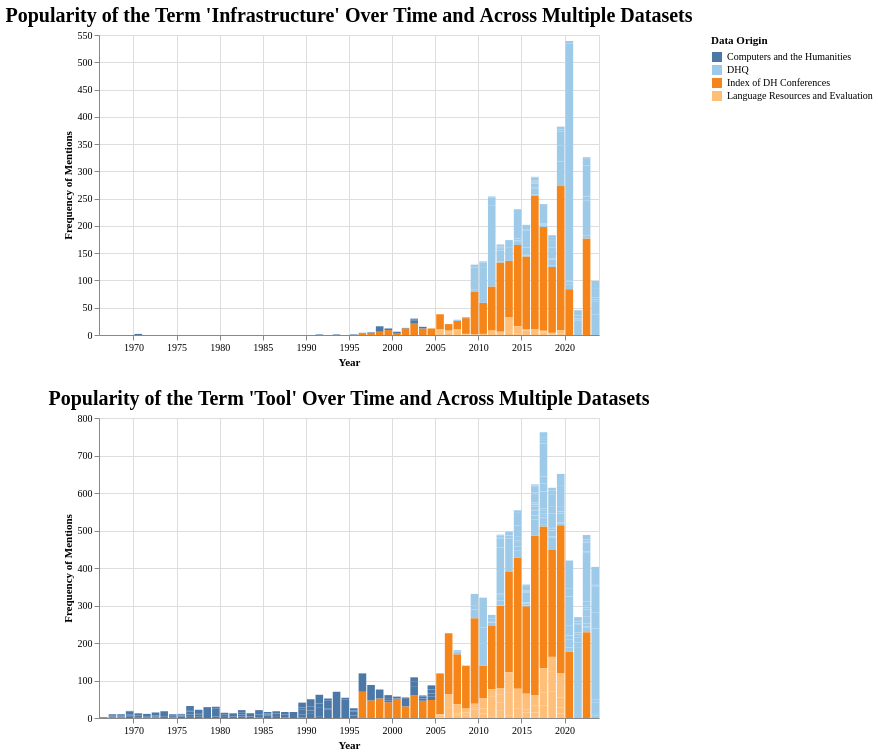

Source (Vega-Lite JSON):
### Vega-Lite specification from a JSON file in a GitHub repository (floating-point values rounded to 4 significant figures; data arrays with more than 128 entries replaced by an {"elided": "..."} marker saying what was removed)
{"config": {"view": {"continuousWidth": 300, "continuousHeight": 300}, "axis": {"labelFont": "Garamond", "titleFont": "Garamond"}, "legend": {"labelFont": "Garamond", "titleFont": "Garamond"}, "title": {"anchor": "middle", "font": "Garamond", "fontSize": 20}}, "vconcat": [{"data": {"name": "data-3f1975bdaad931304e0d3924aefda3aa"}, "mark": {"type": "bar"}, "encoding": {"color": {"field": "data_origin", "legend": {"labelLimit": 0, "symbolLimit": 0, "title": "Data Origin"}, "scale": {"scheme": "tableau20"}, "sort": {"field": "counts", "op": "sum", "order": "descending"}, "type": "nominal"}, "opacity": {"condition": {"param": "param_2", "value": 1}, "value": 0.2}, "tooltip": [{"field": "data_origin", "title": "Data Origin", "type": "nominal"}, {"field": "Raw Frequency of Mentions", "type": "quantitative"}, {"field": "date", "format": "%Y", "title": "Date", "type": "temporal"}, {"field": "Frequency of Mentions Scaled by Total Tokens", "type": "quantitative"}, {"field": "total_tokens", "title": "Total Tokens", "type": "quantitative"}], "x": {"axis": {"title": "Year"}, "field": "date", "timeUnit": "year", "type": "temporal"}, "y": {"axis": {"title": "Frequency of Mentions"}, "field": "y", "type": "quantitative"}}, "name": "view_1", "title": "Popularity of the Term 'Infrastructure' Over Time and Across Multiple Datasets", "transform": [{"calculate": "datum[param_1]", "as": "y"}], "width": 500}, {"data": {"name": "data-7342a8c8bb693d40b273849279c26975"}, "mark": {"type": "bar"}, "encoding": {"color": {"field": "data_origin", "legend": {"labelLimit": 0, "symbolLimit": 0, "title": "Data Origin"}, "scale": {"scheme": "tableau20"}, "sort": {"field": "counts", "op": "sum", "order": "descending"}, "type": "nominal"}, "opacity": {"condition": {"param": "param_3", "value": 1}, "value": 0.2}, "tooltip": [{"field": "data_origin", "title": "Data Origin", "type": "nominal"}, {"field": "Raw Frequency of Mentions", "type": "quantitative"}, {"field": "date", "format": "%Y", "title": "Date", "type": "temporal"}, {"field": "Frequency of Mentions Scaled by Total Tokens", "type": "quantitative"}, {"field": "total_tokens", "title": "Total Tokens", "type": "quantitative"}], "x": {"axis": {"title": "Year"}, "field": "date", "timeUnit": "year", "type": "temporal"}, "y": {"axis": {"title": "Frequency of Mentions"}, "field": "y", "type": "quantitative"}}, "name": "view_2", "title": "Popularity of the Term 'Tool' Over Time and Across Multiple Datasets", "transform": [{"calculate": "datum[param_1]", "as": "y"}], "width": 500}], "params": [{"name": "param_1", "bind": {"input": "select", "options": ["Raw Frequency of Mentions", "Frequency of Mentions Scaled by Total Tokens"], "name": "Select Counting Method on Y Axis"}, "value": "Raw Frequency of Mentions"}, {"name": "param_2", "select": {"type": "point", "fields": ["data_origin"]}, "bind": "legend", "views": ["view_1"]}, {"name": "param_3", "select": {"type": "point", "fields": ["data_origin"]}, "bind": "legend", "views": ["view_2"]}], "$schema": "https://vega.github.io/schema/vega-lite/v5.15.1.json", "datasets": {"data-3f1975bdaad931304e0d3924aefda3aa": {"elided": "416 records"}, "data-7342a8c8bb693d40b273849279c26975": {"elided": "416 records"}}}
